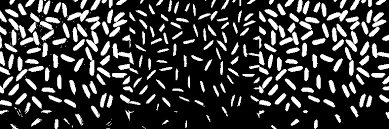
#> input picture OpenCV/Representación y Descripción/binarizada.png, 389 x 129 px
$ python operadores_morfologicos.py
#> lines starting #> are read from the running program, lines starting #| are printed output that depends on the picture; after the words box and inside, x2 and y2 are one past the last pixel; in counts of white or black regions, pixels touching at a corner belong together
#> further down, im is the input picture: shape (129, 389, 3); min 0, max 255, mean 57.8
import cv2 as cv
import matplotlib.pyplot as plt

def operadores(im, kernel):

    _,im_bin = cv.threshold(im,10,255,cv.THRESH_BINARY)
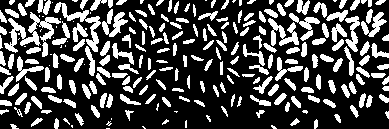
#> im_bin: shape (129, 389); 28.5% white; 244 white regions (39 under 20 px), largest, box (x1, y1, x2, y2) and area: (4, 12, 61, 57) 849, (54, 2, 101, 52) 527, (268, 18, 299, 46) 391

    plt.figure()
    plt.subplot(2,4,1)
    plt.imshow(im_bin, cmap='gray')

    im_erosion = cv.erode(im_bin,kernel)
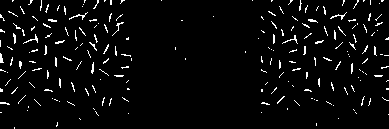
#> im_erosion: shape (129, 389); 3.9% white in thin lines or dots

    plt.subplot(2,4,2)
    plt.imshow(im_erosion, cmap='gray')
    plt.title("Erosion")

    im_dilatacion = cv.dilate(im_bin,kernel)
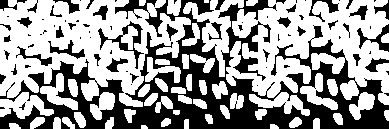
#> im_dilatacion: shape (129, 389); 60.7% white; 80 black regions (41 under 20 px), largest, box (x1, y1, x2, y2) and area: (0, 0, 389, 129) 16222, (98, 21, 144, 69) 458, (357, 24, 389, 52) 288

    plt.subplot(2,4,3)
    plt.imshow(im_dilatacion, cmap='gray')
    plt.title("Dilatacion")

    # Todos los Operadores Morfológicos
    OperadoresMorfologicos = [
        cv.MORPH_OPEN,          # dilate(erode(im))
        cv.MORPH_CLOSE,         # erode(dilate(im))
        cv.MORPH_GRADIENT,      # dilate(im) - erode(im)
        cv.MORPH_TOPHAT,        # im - open(im)
        cv.MORPH_BLACKHAT       # close(im) - im
    ]

    NombresOperadores = [
        "open",
        "close",
        "gradient",
        "tophat",
        "blackhat"
    ]


    for i in range(len(OperadoresMorfologicos)):

        im_op = cv.morphologyEx(im_bin, OperadoresMorfologicos[i], kernel)

        plt.subplot(2,4,i+4)
        plt.imshow(im_op, cmap='gray')
        plt.title(NombresOperadores[i])
#> this loop made 5 passes
#> pass 1, in operadores, `im_op = cv.morphologyEx(im_bin, OperadoresMorfologicos[i], kernel)`:
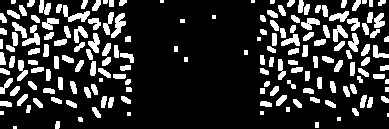
#> im_op: shape (129, 389); 19.2% white; 168 white regions (16 under 20 px), largest, box (x1, y1, x2, y2) and area: (63, 5, 90, 22) 194, (111, 13, 126, 38) 176, (22, 25, 40, 46) 170
#> pass 2, in operadores, `im_op = cv.morphologyEx(im_bin, OperadoresMorfologicos[i], kernel)`:
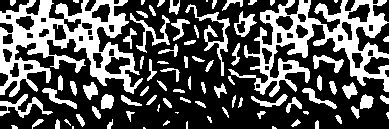
#> im_op: shape (129, 389); 34% white; 85 white regions (15 under 20 px), largest, box (x1, y1, x2, y2) and area: (0, 0, 143, 97) 5828, (228, 0, 389, 97) 5177, (185, 4, 230, 76) 577
#> pass 3, in operadores, `im_op = cv.morphologyEx(im_bin, OperadoresMorfologicos[i], kernel)`:
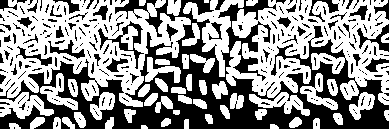
#> im_op: shape (129, 389); 56.8% white; 294 black regions (244 under 20 px), largest, box (x1, y1, x2, y2) and area: (0, 0, 389, 129) 16222, (98, 21, 144, 69) 458, (357, 24, 389, 52) 288

    plt.show()
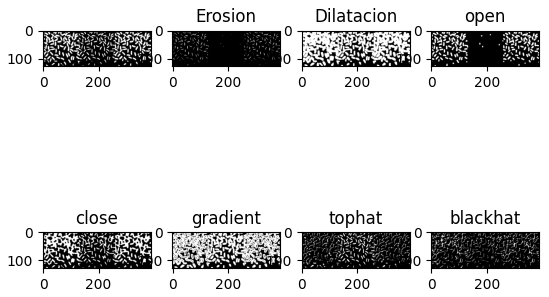
#> figure drawn by matplotlib, 8 panels


if __name__ == '__main__':
    im = cv.imread("binarizada.png")
    im = cv.cvtColor(im,cv.COLOR_BGR2GRAY)

    tam_kernel = (4,4)
    cruz = cv.getStructuringElement(cv.MORPH_CROSS,tam_kernel)
    elipse = cv.getStructuringElement(cv.MORPH_ELLIPSE,tam_kernel)
    rectangulo = cv.getStructuringElement(cv.MORPH_RECT,tam_kernel)

    operadores(im, rectangulo)
